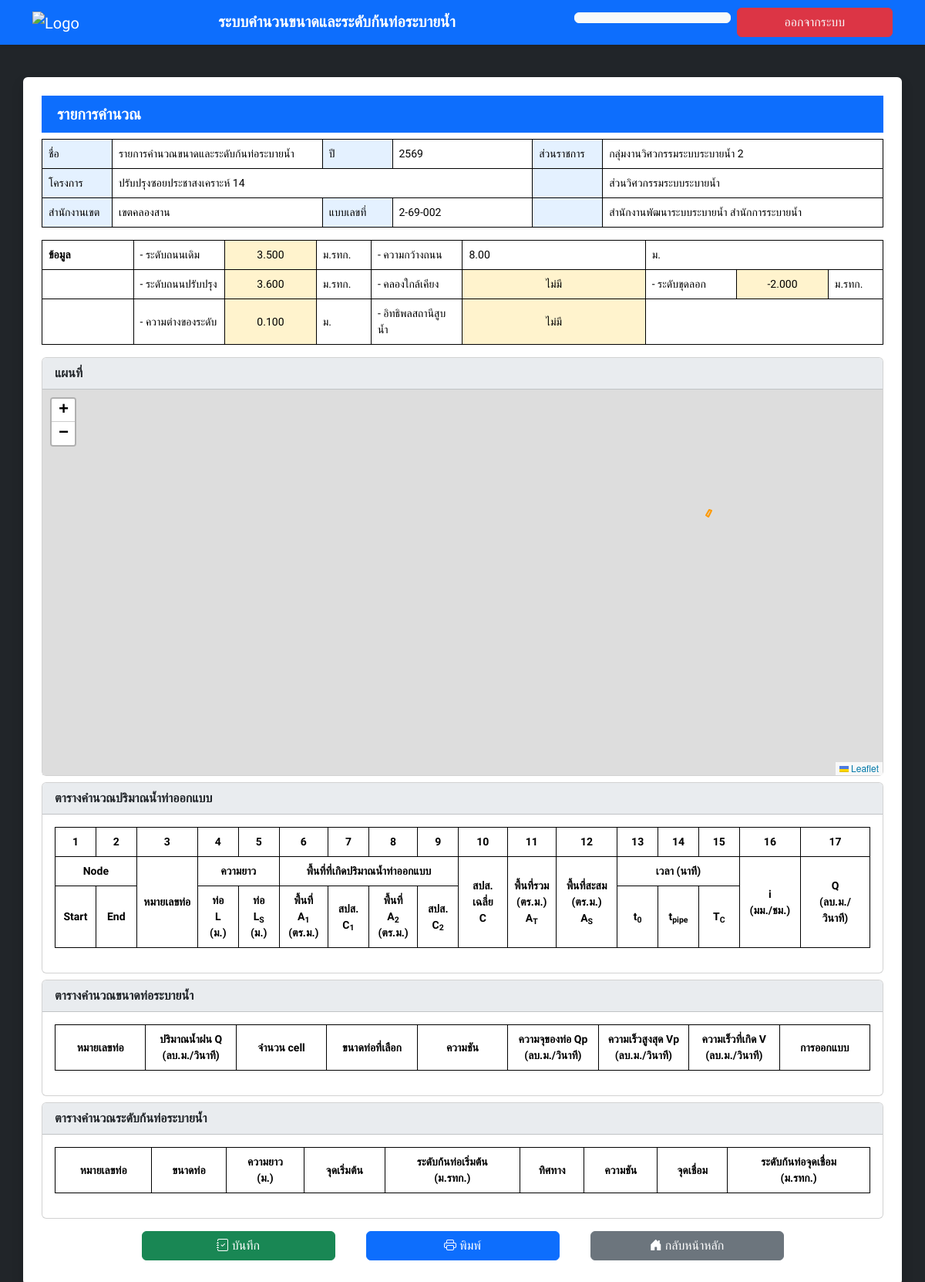
/report/2?mode=view, run on the app's committed database.
### app.py (models this page shows)
class Project(db.Model):
    id = db.Column(db.Integer, primary_key=True)
    project_name = db.Column(db.String(200), nullable=False)
    district = db.Column(db.String(100), nullable=False)
    year = db.Column(db.String(4), nullable=False)
    form_number = db.Column(db.String(50), nullable=False)
    original_level = db.Column(db.Float, nullable=False)
    improved_level = db.Column(db.Float, nullable=False)
    road_width = db.Column(db.Float, nullable=False)
    nearby_canal = db.Column(db.String(100))
    dredging_level = db.Column(db.Float)
    pump_influence = db.Column(db.String(100))
    cal_data = db.Column(db.Text)
    invert_data = db.Column(db.Text)
    map_data = db.Column(db.Text)
    design_data = db.Column(db.Text)
    user_id = db.Column(db.Integer, db.ForeignKey('user.id'), nullable=False)
    user = db.relationship('User', backref=db.backref('projects', lazy=True))

class User(db.Model):
    id = db.Column(db.Integer, primary_key=True)
    email = db.Column(db.String(100), unique=True, nullable=False)
    password = db.Column(db.String(100), nullable=False)
    first_name = db.Column(db.String(100), nullable=False)
    last_name = db.Column(db.String(100), nullable=False)
    position = db.Column(db.String(100), nullable=False)
    position_level = db.Column(db.String(100), nullable=False)
    department = db.Column(db.String(100), nullable=False)
    office = db.Column(db.String(100), nullable=False)
    division = db.Column(db.String(100), nullable=False)
    section = db.Column(db.String(100), nullable=False)
    section_number = db.Column(db.Integer, nullable=True) # Added section_number

### app.py (the view)
@app.route('/report')
@app.route('/report/<int:project_id>')
def report(project_id=None):
    mode = request.args.get('mode')
    public_modes = ['view', 'print']
    current_user = None
    if 'user' in session:
        current_user = User.query.filter_by(email=session['user']).first()
    if mode not in public_modes and not current_user:
        return redirect(url_for('login'))
    if project_id:
        project = Project.query.get_or_404(project_id)
        if mode not in public_modes and project.user_id != current_user.id:
            flash('คุณไม่มีสิทธิ์เข้าถึงโครงการนี้', 'danger')
            return redirect(url_for('index'))
    else:
        if not current_user:
             return redirect(url_for('login'))
        project = Project.query.filter_by(user_id=current_user.id).order_by(Project.id.desc()).first()
    return render_template('report.html', project=project, user_info=project.user, mode=mode)

### templates/report.html (shortened to what this page needs)
<!DOCTYPE html>
<html lang="th">
<head>
    <link href="https://cdn.jsdelivr.net/npm/bootstrap@5.3.3/dist/css/bootstrap.min.css" rel="stylesheet">
    <link rel="stylesheet" href="https://unpkg.com/leaflet@1.9.4/dist/leaflet.css" />
    <link rel="stylesheet" href="https://cdnjs.cloudflare.com/ajax/libs/leaflet.draw/1.0.4/leaflet.draw.css" />
    <link rel="stylesheet" href="https://cdn.jsdelivr.net/npm/bootstrap-icons@1.11.3/font/bootstrap-icons.min.css">
</head>
<body class="bg-dark">
    <nav class="navbar navbar-expand-lg navbar-dark bg-primary fixed-top shadow-sm py-2">
        <div class="container">
            <a class="navbar-brand" href="https://dds.bangkok.go.th">
                <img src="https://dds.bangkok.go.th/images/DDS_Logo_500.png" alt="Logo" style="height: 40px;">
            </a>
            <div class="collapse navbar-collapse" id="navbarContent">
                <div class="row w-100 align-items-center g-3 ms-auto">
                    <div class="col-12 col-lg-7 text-center">
                        <span class="h5 fw-bold text-white my-3 my-lg-0">
                            ระบบคำนวนขนาดและระดับก้นท่อระบายน้ำ
                        </span>
                    </div>
                    <div class="col-12 col-lg-5">
                        <div class="row g-2">
                            <div class="col-12 col-sm-6">
                                <a href="#" class="btn btn-light w-100">{{ session.get('user_name', session['user'])
                                    }}</a>
                            </div>
                            <div class="col-12 col-sm-6">
                                <a href="{{ url_for('logout') }}" class="btn btn-danger text-light w-100">ออกจากระบบ</a>
                            </div>
                        </div>
                    </div>
                </div>
            </div>
        </div>
    </nav>
    <div class="container bg-white p-4 rounded shadow">
        <h2 class="page-title">รายการคำนวณ</h2>
        <div class="table-responsive">
            <table class="table table-bordered">
                <tbody>
                    <tr>
                        <td class="col-1x bg-custom-cyan">ชื่อ</td>
                        <td class="col-3x">รายการคำนวณขนาดและระดับก้นท่อระบายน้ำ</td>
                        <td class="col-1x bg-custom-cyan">ปี</td>
                        <td class="col-2x" id="rep-year">{{ project.year if project else '-' }}</td>
                        <td class="col-1x bg-custom-cyan">ส่วนราชการ</td>
                        <td id="rep-section">{{ user_info.section if user_info and user_info.section else
                            (project.user.section if project and project.user and project.user.section else '-') }}</td>
                    </tr>
                    <tr>
                        <td class="col-1x bg-custom-cyan">โครงการ</td>
                        <td colspan="3" id="rep-project-name">{{ project.project_name if project else '-' }}</td>
                        <td class="bg-custom-cyan"></td>
                        <td id="rep-division">{{ user_info.division if user_info and user_info.division else
                            (project.user.division if project and project.user and project.user.division else '-') }}
                        </td>
                    </tr>
                    <tr>
                        <td class="col-1x bg-custom-cyan">สำนักงานเขต</td>
                        <td class="col-1x" id="rep-district">{{ project.district if project else '-' }}</td>
                        <td class="col-1x bg-custom-cyan">แบบเลขที่</td>
                        <td id="rep-form-number">{{ project.form_number if project else '-' }}</td>
                        <td class="bg-custom-cyan"></td>
                        <td id="rep-office">
                            {% set u_office = user_info.office if user_info and user_info.office else
                            (project.user.office if project and project.user and project.user.office else '') %}
                            {% set u_dept = user_info.department if user_info and user_info.department else
                            (project.user.department if project and project.user and project.user.department else '') %}
                            {% if u_office or u_dept %}
                            {{ u_office }} {{ u_dept }}
                            {% else %}
                            -
                            {% endif %}
                        </td>
                    </tr>
            </table>
        </div>
        <div class="table-responsive">
            <table class="table table-bordered">
                <tbody>
                    <tr>
                        <th class="col-1x">ข้อมูล</th>
                        <td class="col-1x">- ระดับถนนเดิม</td>
                        <td class="col-1x highlight-yellow" id="rep-original-level">{{
                            "%.3f"|format(project.original_level) if project else '-' }}</td>
                        <td>ม.รทก.</td>
                        <td class="col-1x">- ความกว้างถนน</td>
                        <td class="col-2x" id="rep-road-width">{{ "%.2f"|format(project.road_width) if
                            project else '-' }}</td>
                        <td colspan="3">ม.</td>
                    </tr>
                    <tr>
                        <td></td>
                        <td>- ระดับถนนปรับปรุง</td>
                        <td class="highlight-yellow" id="rep-improved-level">{{ "%.3f"|format(project.improved_level) if
                            project else '-' }}</td>
                        <td class="col-1s">ม.รทก.</td>
                        <td>- คลองใกล้เคียง</td>
                        <td class="col-2x highlight-yellow" id="rep-nearby-canal">{{ project.nearby_canal if project
                            else '-'
                            }}</td>
                        <td class="col-1x">- ระดับขุดลอก</td>
                        <td class="col-1x highlight-yellow" id="rep-dredging-level">{{
                            "%.3f"|format(project.dredging_level) if project and project.dredging_level is not none else
                            '-' }}</td>
                        <td class="col-1s">ม.รทก.</td>
                    </tr>
                    <tr>
                        <td></td>
                        <td>- ความต่างของระดับ</td>
                        <td class="highlight-yellow" id="rep-level-diff">
                            {% if project %}
                            {{ "%.3f"|format(project.improved_level - project.original_level) }}
                            {% else %}
                            -
                            {% endif %}
                        </td>
                        <td>ม.</td>
                        <td>- อิทธิพลสถานีสูบน้ำ</td>
                        <td class="highlight-yellow" id="rep-pump-influence">{{ project.pump_influence if project else
                            '-' }}</td>
                        <td colspan="3"></td>
                </tbody>
            </table>
        </div>
        <div class="card mb-2">
            <div class="card-header">แผนที่</div>
            <div class="card-body p-0">
                <div id="report-map" style="height: 500px; width: 100%;"></div>
            </div>
        </div>
        <div class="card mb-2">
            <div class="card-header">ตารางคำนวณปริมาณน้ำท่าออกแบบ</div>
            <div class="card-body table-responsive">
                <table class="table table-bordered text-center" id="runoffTable">
                    <thead>
                        <tr>
                            <th>1</th>
                            <th>2</th>
                            <th>3</th>
                            <th>4</th>
                            <th>5</th>
                            <th>6</th>
                            <th>7</th>
                            <th>8</th>
                            <th>9</th>
                            <th>10</th>
                            <th>11</th>
                            <th>12</th>
                            <th>13</th>
                            <th>14</th>
                            <th>15</th>
                            <th>16</th>
                            <th>17</th>
                        </tr>
                        <tr>
                            <th colspan="2">Node</th>
                            <th rowspan="2" class="col-2s">หมายเลขท่อ</th>
                            <th colspan="2">ความยาว</th>
                            <th colspan="4">พื้นที่ที่เกิดปริมาณน้ำท่าออกแบบ</th>
                            <th rowspan="2" class="col-3s">สปส.<br>เฉลี่ย<br>C</th>
                            <th rowspan="2" class="col-3s">พื้นที่รวม<br>(ตร.ม.)<br>A<sub>T</sub></th>
                            <th rowspan="2" class="col-2s">พื้นที่สะสม<br>(ตร.ม.)<br>A<sub>S</sub></th>
                            <th colspan="3">เวลา (นาที)</th>
                            <th rowspan="2" class="col-2s">i<br>(มม./ชม.)</th>
                            <th rowspan="2">Q<br>(ลบ.ม./<br>วินาที)</th>
                        </tr>
                        <tr>
                            <th class="col-1s">Start</th>
                            <th class="col-1s">End</th>
                            <th class="col-1s">ท่อ<br>L<br>(ม.)</th>
                            <th class="col-1s">ท่อ<br>L<sub>S</sub><br>(ม.)</th>
                            <th class="col-3s">พื้นที่<br>A<sub>1</sub><br>(ตร.ม.)</th>
                            <th class="col-1s">สปส.<br>C<sub>1</sub></th>
                            <th class="col-3s">พื้นที่<br>A<sub>2</sub><br>(ตร.ม.)</th>
                            <th class="col-1s">สปส.<br>C<sub>2</sub></th>
                            <th class="col-1s">t<sub>0</sub></th>
                            <th class="col-1s">t<sub>pipe</sub></th>
                            <th class="col-1s">T<sub>C</sub></th>
                        </tr>
                    </thead>
                </table>
            </div>
        </div>
        <div class="card mb-2">
            <div class="card-header">ตารางคำนวณขนาดท่อระบายน้ำ</div>
            <div class="card-body table-responsive">
                <table class="table table-bordered text-center" id="pipeSizeTable">
                    <thead>
                        <tr>
                            <th class="col-1x">หมายเลขท่อ</th>
                            <th class="col-1x">ปริมาณน้ำฝน Q (ลบ.ม./วินาที)</th>
                            <th class="col-1x">จำนวน cell</th>
                            <th class="col-1x">ขนาดท่อที่เลือก</th>
                            <th class="col-1x">ความชัน</th>
                            <th class="col-1x">ความจุของท่อ Qp (ลบ.ม./วินาที)</th>
                            <th class="col-1x">ความเร็วสูงสุด Vp (ลบ.ม./วินาที)</th>
                            <th class="col-1x">ความเร็วที่เกิด V (ลบ.ม./วินาที)</th>
                            <th class="col-1x">การออกแบบ</th>
                        </tr>
                    </thead>
                </table>
            </div>
        </div>
        <div class="card mb-2">
            <div class="card-header">ตารางคำนวณระดับก้นท่อระบายน้ำ</div>
            <div class="card-body table-responsive">
                <table class="table table-bordered text-center" id="invertLevelTable">
                    <thead>
                        <tr>
                            <th>หมายเลขท่อ</th>
                            <th>ขนาดท่อ</th>
                            <th>ความยาว<br>(ม.)</th>
                            <th>จุดเริ่มต้น</th>
                            <th>ระดับก้นท่อเริ่มต้น<br>(ม.รทก.)</th>
                            <th>ทิศทาง</th>
                            <th>ความชัน</th>
                            <th>จุดเชื่อม</th>
                            <th>ระดับก้นท่อจุดเชื่อม<br>(ม.รทก.)</th>
                        </tr>
                    </thead>
                </table>
            </div>
        </div>
        <div class="row justify-content-center p-2 gap-3 footer-actions">
            <div class="col-12 col-sm-3">
                <a href="{{ url_for('index') }}" class="btn btn-success w-100" id="btn-save-report">
                    <i class="bi bi-journal-check"></i> บันทึก</a>
            </div>
            <div class="col-12 col-sm-3">
                <button onclick="window.print()" class="btn btn-primary w-100">
                    <i class="bi bi-printer"></i> พิมพ์</button>
            </div>
            <div class="col-12 col-sm-3">
                {% if request.args.get('mode') == 'view' %}
                <a href="{{ url_for('index') }}" class="btn btn-secondary w-100">
                    <i class="bi bi-house-door-fill me-1"></i>กลับหน้าหลัก</a>
                {% else %}
                <a href="{{ url_for('invert_cal', project_id=project.id) if project else url_for('invert_cal') }}"
                    class="btn btn-danger w-100">
                    <i class="bi bi-arrow-counterclockwise me-1"></i>ย้อนกลับ</a>
                {% endif %}
            </div>
        </div>
    </div>
</body>
</html>

### data on the page
Project: year "2569", project_name "ปรับปรุงซอยประชาสงเคราะห์ 14", district "เขตคลองสาน", form_number "2-69-002", original_level "3.500", road_width "8.00", improved_level "3.600", nearby_canal "ไม่มี", dredging_level "-2.000", project.improved_level-project.original_level "0.100", pump_influence "ไม่มี"
User: section "กลุ่มงานวิศวกรรมระบบระบายน้ำ 2", division "ส่วนวิศวกรรมระบบระบายน้ำ", office "สำนักงานพัฒนาระบบระบายน้ำ", department "สำนักการระบายน้ำ"
